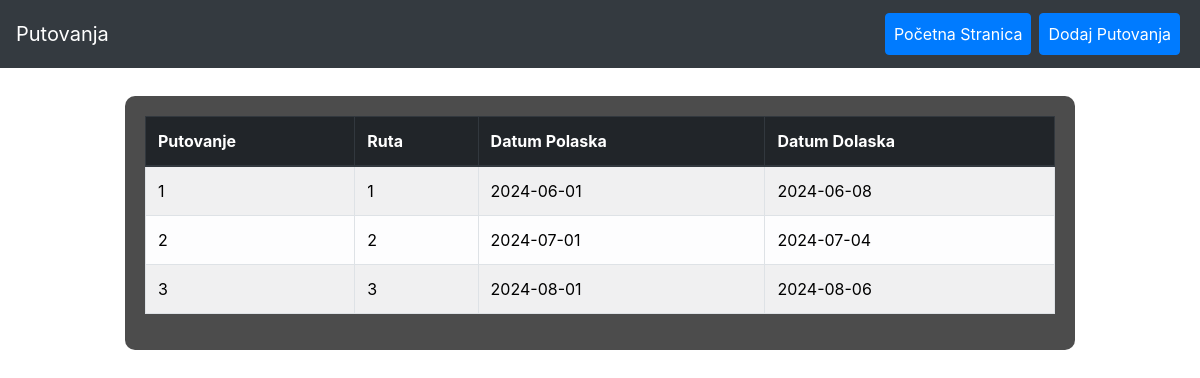
The app's page /putovanja.php with its own data.
### tables this page shows
CREATE TABLE `putovanja` (
  `putovanje_id` int(11) NOT NULL,
  `ruta_id` int(11) DEFAULT NULL,
  `datum_polaska` date NOT NULL,
  `datum_dolaska` date NOT NULL
);

### putovanja.php (the view, shortened to what this page needs)
<!DOCTYPE html>
<html lang="en">
<head>
    <link rel="stylesheet" href="https://stackpath.bootstrapcdn.com/bootstrap/4.1.3/css/bootstrap.min.css">
    <link rel="stylesheet" href="./css/style.css">
</head>
<body>
    <nav class="navbar navbar-expand-lg navbar-dark bg-dark fixed-top">
        <a class="navbar-brand" href="#">Putovanja</a>
        <div class="collapse navbar-collapse">
            <ul class="navbar-nav ml-auto">
                <li class="nav-item">
                    <a class="nav-link btn btn-primary mx-1" href="pocetna.php" style="color: white;">Početna Stranica</a>
                </li>
                <li class="nav-item">
                    <a class="nav-link btn btn-primary mx-1" href="dodajPutovanja.php" style="color: white;">Dodaj Putovanja</a>
                </li>
            </ul>
        </div>
    </nav>
    <div class="container mt-5 pt-5">
        <div class="row justify-content-center">
            <div class="col-md-10 table-container">
                <table class="table table-bordered table-striped table-light">
                    <thead class="thead-dark">
                        <tr>
                            <th scope="col">Putovanje</th>
                            <th scope="col">Ruta</th>
                            <th scope="col">Datum Polaska</th>
                            <th scope="col">Datum Dolaska</th>
                        </tr>
                    </thead>
                    <tbody>
                        <?php
                        require("./php/dbconnection.php");
                        $sql = "SELECT * FROM putovanja";
                        $rezultat = $mysqli->query($sql);
                        while ($rez = mysqli_fetch_assoc($rezultat)) {
                            echo '<tr>';
                            echo '<td>' . htmlspecialchars($rez["putovanje_id"]) . '</td>';
                            echo '<td>' . htmlspecialchars($rez["ruta_id"]) . '</td>';
                            echo '<td>' . htmlspecialchars($rez["datum_polaska"]) . '</td>';
                            echo '<td>' . htmlspecialchars($rez["datum_dolaska"]) . '</td>';
                            echo '</tr>';
                        }
                        ?>
                    </tbody>
                </table>
            </div>
        </div>
    </div>
</body>
</html>

### css/style.css (style rules this page uses)
.container { margin-top: 150px; }
.btn { margin-bottom: 5px; margin-top: 5px; }
.navbar { margin-bottom: 20px; }
a { color: white; }

### putovanja.php (style rules this page uses)
body { background-image: url('img/putovanje.jpg'); background-repeat: no-repeat; background-attachment: fixed; background-size: cover; color: #fff; }
.table-container { background-color: rgba(0, 0, 0, 0.7); padding: 20px; border-radius: 10px; }
.table td, .table th { color: #000; }

### records on screen
putovanja: putovanje_id "1", ruta "1", datum_polaska "2024-06-01", datum_dolaska "2024-06-08"
putovanja: putovanje_id "2", ruta "2", datum_polaska "2024-07-01", datum_dolaska "2024-07-04"
putovanja: putovanje_id "3", ruta "3", datum_polaska "2024-08-01", datum_dolaska "2024-08-06"
